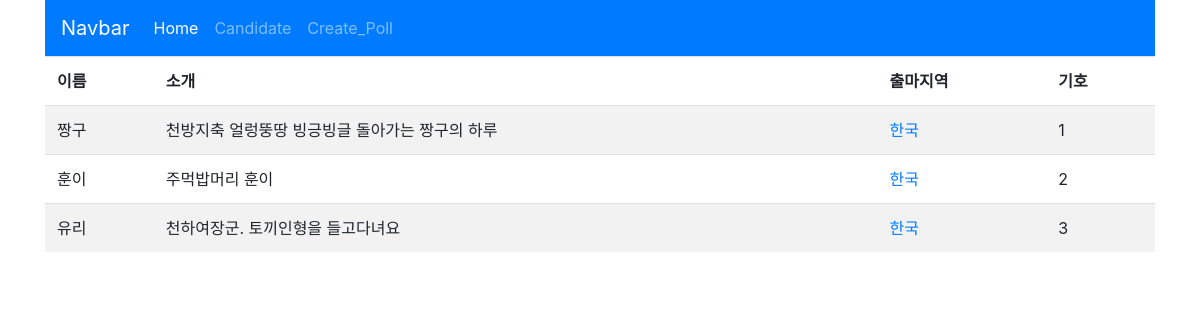
Page /candidate/ on the earlier database version.
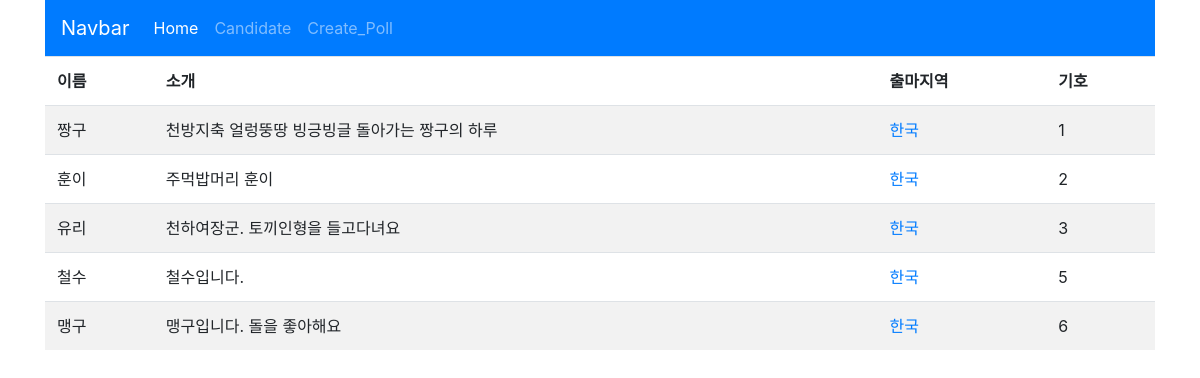
Same page on the later database version.
### elections/models.py (models this page shows, shortened)
class Candidate(models.Model):
    name = models.CharField(max_length=10)
    introduction = models.TextField()
    area = models.CharField(max_length=15)
    party_number = models.IntegerField(default=1)

### elections/views.py (the view)
# urls.py: path('candidate/', views.candidate),
def candidate(request):
    candidates = Candidate.objects.all()
    context = {'candidates': candidates}
    return render(request, 'elections/candidate.html', context)

### elections/templates/elections/candidate.html (shortened to what this page needs)
{% extends "elections/layout.html" %}
{% block content %}
<table class="table table-striped">
    <thead>
    <tr>
        <td><B>이름</B></td>
        <td><B>소개</B></td>
        <td><B>출마지역</B></td>
        <td><B>기호</B></td>
    </tr>
    </thead>
    <tbody>
    {% for candidate in candidates %}
    <tr>
        <td>{{ candidate.name }}</td>
        <td>{{ candidate.introduction }}</td>
        <td><a href="areas/{{ candidate.area }}">{{ candidate.area }}</a></td>
        <td>{{ candidate.party_number }}</td>
    </tr>
    {% endfor %}
</table>
{% endblock %}

Differences in the rows shown:
added Candidate: name "철수", introduction "철수입니다.", area "한국", party_number "5"
added Candidate: name "맹구", introduction "맹구입니다. 돌을 좋아해요", area "한국", party_number "6"
